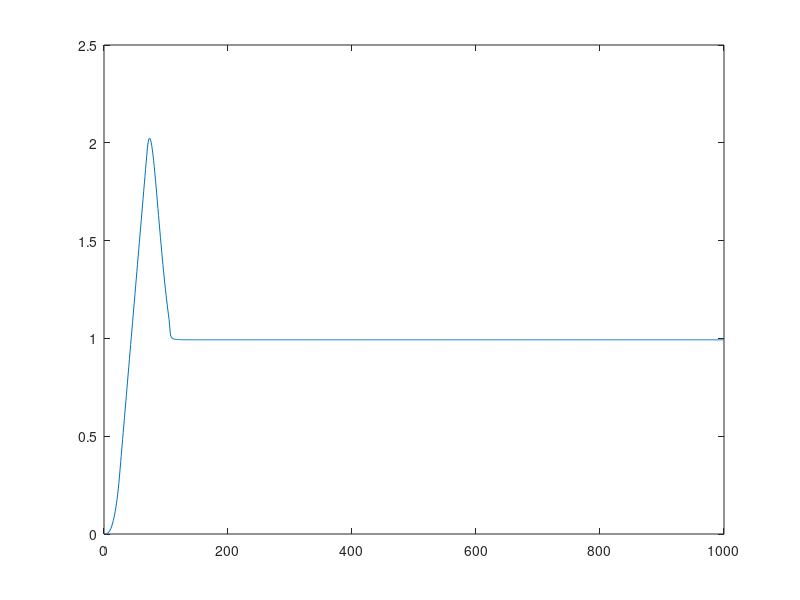

MATLAB code for this plot:
%% Start by simulating the behavior of 1 stage with given parameters
% effi = function(gauge,n,C,D,V0) 
runcycle=1000
runduration=0.10
L= 50000%in uH
C= 650%in uF
n= 1000 % winding count
Rcoil= 15 % in ohms
Rpara= 1 
R=Rcoil+Rpara

a=R/(2*L*10^-6)
w=1/sqrt(L*10^-6*C*10^-6)

V0=15 % in Volts
I0=0

B1=I0
B2=V0/(L*10^-6)/w

C1=V0
C2=0

coil_length=10 %mm
coil_radius=5 %mm
caliber = 25 %mm^2(5mm by 5mm)
load_length=3 %mm
load_mass=15 % grams
u0=4*pi*10^-7 %vacuum permeability
u=6.3*10^-3 %iron permeability (H/m)
saturation=0.75 %Teslas
D=1 %mm starting offset
% Vc=zeros(runcycle,1)
% Vc(1:2)=Vinit
% %Model 1 regular RLC
% s=tf('s')
% vcc=(-R/(s*L))/(1-(1/(s^2*L*C)))
Icyc=zeros(runcycle,1)
Idis=zeros(runcycle,1)
Iflywheel=zeros(runcycle,1)

Vcyc=zeros(runcycle,1)

t=linspace(0,runduration,runcycle)

Icyc = B1.*exp(-a.*t).*cos(w.*t)+B2.*exp(-a.*t).*sin(w.*t)
Idis = max(Icyc)*exp((-R.*t)/(L*10^-6))
%Vcyc = C1.*exp(-a.*t).*sin(w.*t)+C2.*exp(-a.*t).*cos(w.*t)
insersion=0
captured=0
for i=1:runcycle-1
    if (Icyc(i)>Icyc(i+1) && captured ==0)
        insersion=i
        captured=1
    end
end
Iflywheel=Icyc
Iflywheel(insersion:runcycle)=Idis(1:runcycle-insersion+1)
%Iflywheel=ones(runcycle,1) %eq cal trick

% plot(t,Icyc)
% hold on 
% plot(t,Iflywheel)
% Calculate b field
test_force=(n*Iflywheel).^2*u0*caliber*10.^-6/2/(D*10^-3)^2;
maxforce = saturation^2*caliber*10.^-6/2/u0
%Btot=(u0*Icyc*n/2)*(((D*10^-3+coil_length*10^-3)/sqrt((D*10^-3+coil_length*10^-3)^2+(coil_radius*10^-3)^2))-((D*10^-3)/sqrt((D*10^-3)^2+(coil_radius*10^-3)^2)))
force=zeros(runcycle,1);
force_raw=zeros(runcycle,1);
dis=zeros(runcycle,1);
v=zeros(runcycle,1);
a=zeros(runcycle,1);

timestep=runduration/runcycle;
for i=2:runcycle
    if dis(i-1)*1000<D
        force(i)=(n*Iflywheel(i)).^2*u0*caliber*10.^-6/2/((D*10^-3-dis(i-1)))^2;
        disp(sprintf('before %.4f %.4f %d',dis(i-1),force(i),i))
    elseif (D-dis(i-1)*1000 <= 0 && dis(i-1)*1000-D <= coil_length ) % if in coil
        force(i)=(.5-((dis(i-1)*10^3-D)/coil_length))*2* (u*n*Iflywheel(i))^2*caliber*10.^-6/2/u0;
        disp(sprintf('within %.4f %.4f %d',dis(i-1),.5-((dis(i-1)*10^3-D)/coil_length),i))
    elseif dis(i-1)*1000-D-coil_length>0
        force(i)=-(n*Iflywheel(i)).^2*u0*caliber*10.^-6/2/((dis(i-1)-D*10^-3-coil_length*10^-3))^2;
        disp(sprintf('beyond %.4f %.4f %d',dis(i-1),force(i),i))
    end
    force_raw(i)=force(i);
    if force(i)>0
        force(i) = min(force(i),maxforce);
    else
        force(i) = -min(-force(i),maxforce);
    end
    a(i)=force(i)/(load_mass*10^-3);
    v(i)=v(i-1)+a(i)*timestep;
    dis(i)=dis(i-1)+v(i)*timestep;
end
plot(v)
outenergy=0.5*(load_mass*10^-3)*v(end)^2;
inenergy=0.5*(C*10^-6)*V0^2;
effi=100*outenergy/inenergy
disp(v(end))